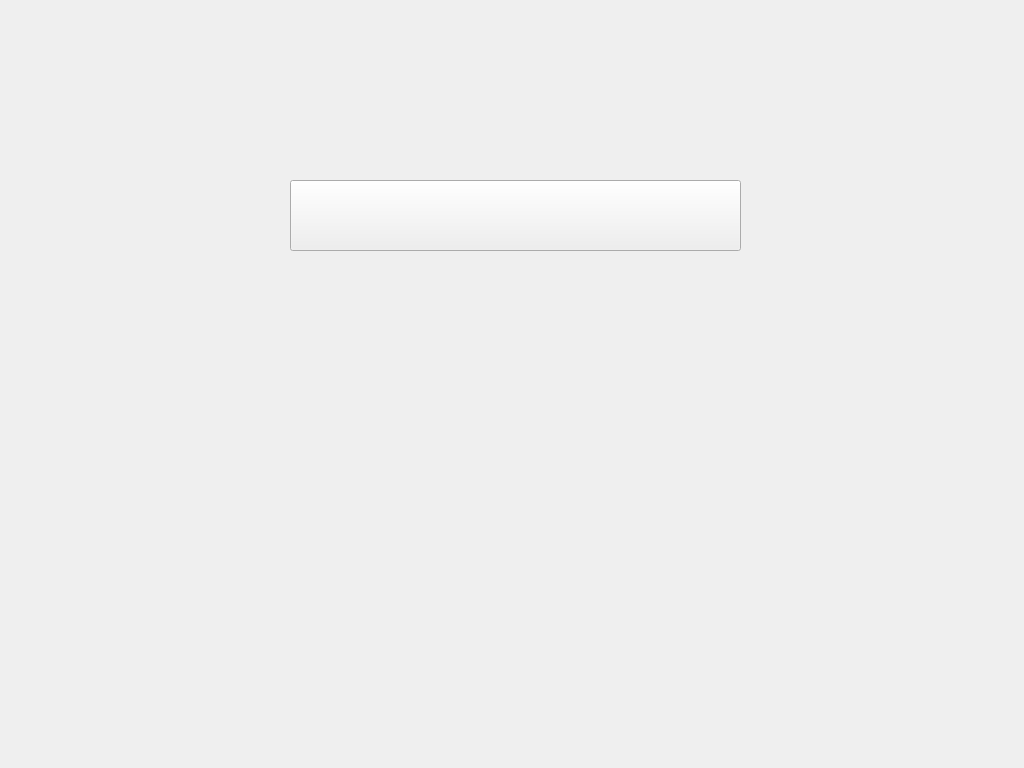
<?xml version="1.0" encoding="UTF-8"?>
<ui version="4.0">
 <class>MyWorkoutsScreen</class>
 <widget class="QWidget" name="MyWorkoutsScreen">
  <property name="geometry">
   <rect>
    <x>0</x>
    <y>0</y>
    <width>1024</width>
    <height>768</height>
   </rect>
  </property>
  <property name="windowTitle">
   <string>Form</string>
  </property>
  <property name="styleSheet">
   <string notr="true">QWidget[objectName|=&quot;invisibleButton&quot;]{border: none; }
QWidget{font-family: Tamworth Gothic}</string>
  </property>
  <widget class="QLabel" name="label">
   <property name="geometry">
    <rect>
     <x>0</x>
     <y>0</y>
     <width>1024</width>
     <height>768</height>
    </rect>
   </property>
   <property name="text">
    <string/>
   </property>
   <property name="pixmap">
    <pixmap resource="images.qrc">:/images/images/My Workouts.png</pixmap>
   </property>
  </widget>
  <widget class="QPushButton" name="invisibleButton_6">
   <property name="geometry">
    <rect>
     <x>290</x>
     <y>180</y>
     <width>451</width>
     <height>71</height>
    </rect>
   </property>
   <property name="text">
    <string/>
   </property>
  </widget>
 </widget>
 <resources>
  <include location="images.qrc"/>
 </resources>
 <connections/>
</ui>
